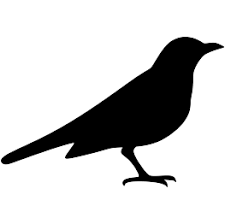
#> input picture img_1.png, 225 x 224 px
$ python main.py
#> lines starting #> are read from the running program, lines starting #| are printed output that depends on the picture; after the words box and inside, x2 and y2 are one past the last pixel; in counts of white or black regions, pixels touching at a corner belong together
import numpy as np
import cv2
import matplotlib.pyplot as plt
from matplotlib.animation import FuncAnimation
import sympy as sp

plt.switch_backend('TkAgg')

numOfVectors = 80 #will determine accuracy, should be even
vectorsFromZero = (numOfVectors) // 2
coefs = []
finalPoints = []
# Function to apply the complex exponential
def f(x):
    return points[int(len(points)*x)]
def integrate(k, dx):
    amount = int(1/dx)
    x = 0
    total = 0
    for i in range(amount):
        total += (((np.e)**(-2j * np.pi * k * x)) * f(x)) * dx
        x+=dx
    return total

def seriesAtVal(t):
    total = 0
    for i in range(-vectorsFromZero, vectorsFromZero+1):
        if i != 0: #removes the constant vector
            total += coefs[i+vectorsFromZero] * np.e ** (2j * np.pi * t * i)
    return total


# Step 1: Define the vertices of the square
# Load the image
image_path = 'img_1.png'
image = cv2.imread(image_path)
#> image is the input picture: shape (224, 225, 3); min 0, max 255, mean 204.6
gray = cv2.cvtColor(image, cv2.COLOR_BGR2GRAY)

# Apply edge detection
edges = cv2.Canny(gray, threshold1=50, threshold2=150)
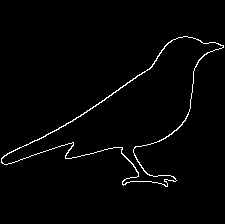
#> edges: shape (224, 225); 1.8% white in thin lines or dots, all inside (x1, y1, x2, y2) = (1, 36, 224, 187)

# Find contours
contours, _ = cv2.findContours(edges, cv2.RETR_EXTERNAL, cv2.CHAIN_APPROX_SIMPLE)
#> contours = 1 contour; box (x1, y1, x2, y2) and area: (1, 36, 224, 187) 10062

# Extract the points from the contours
points = []
for contour in contours:
    for point in contour:
        points.append(tuple(point[0]))  # point is a list containing the [x, y] coordinates
#> this loop made 1 pass
#> after the loop, points = 376 pairs, first value 1 to 223, second value 36 to 186


# Convert to numpy array for easier manipulation if needed
points = np.array(points)
points = [complex(x, -y) for x, y in points]
#> points = 376 items

real_parts = [z.real for z in points]
#> real_parts = 376 values, max 223 at index 356, min 1 at index 135, mean 115.1
imaginary_parts = [z.imag for z in points]
#> imaginary_parts = 376 values, max -36 at index 0, min -186 at index 249, mean -125.1
min_x, max_x = min(real_parts), max(real_parts)
#> min_x = 1; max_x = 223
min_y, max_y = min(imaginary_parts), max(imaginary_parts)
#> min_y = -186; max_y = -36

x_range = (max_x+min_x)/2
#> x_range = 112
y_range = (max_y+min_y)/2
#> y_range = -111
points = [point - x_range - y_range for point in points]
min_x -= x_range
#> min_x = -111
min_y -= y_range
#> min_y = -75
max_x -= x_range
#> max_x = 111
max_y -= y_range
#> max_y = 75

# Set up the figure and axis
# Set up the figure and subplots
fig, (ax1, ax2) = plt.subplots(1, 2, figsize=(12, 6))
ax1.imshow(cv2.cvtColor(image, cv2.COLOR_BGR2RGB))
ax1.axis('off')
ax1.set_title('Original Image')

if max_x > max_y:
    max_y = max_x
#> max_y = 111
    min_y = min_x
#> min_y = -111
else:
    max_x = max_y
    min_x = min_y
ax2.set_xlim(min_x*1.5, max_x*1.5)
ax2.set_ylim(min_y*1.5, max_y*1.5)
ax2.set_title(f'Fourier Drawing: {numOfVectors} vectors')

#Apply integrals to find coefficients
for k in range(-vectorsFromZero, vectorsFromZero + 1):
    coef = integrate(k, .01)
    coefs.append(coef)

#use the coefficients to generate points for the drawing
t = 0
for i in range(100):
    finalPoints.append(seriesAtVal(t))
    t += 1/100

real_parts = [c.real for c in finalPoints]
imaginary_parts = [c.imag for c in finalPoints]

# Initialize an empty line object to update during animation
line, = ax2.plot([], [], lw=2)

# Create line objects for each vector
vectors = [ax2.plot([], [], lw=1, color='blue')[0] for _ in range(numOfVectors+1)]
#> vectors = 81 items

# Initialize the plot data
def init():
    line.set_data([], [])
    ###
    for vector in vectors:
        vector.set_data([], [])
#> this loop made 81 passes
    return [line] + vectors
    ###

# Update the plot data
def update(frame):
    # Update the line data with the transformed points
    x = real_parts[:frame]
    y = imaginary_parts[:frame]
    line.set_data(x, y)

    ### Calculate the current position of each vector
    t = frame / len(real_parts)
    current_pos = 0
    for i, k in enumerate(range(-vectorsFromZero, vectorsFromZero + 1)):
        if k != 0:
            vector_end = current_pos + coefs[i] * np.e ** (2j * np.pi * t * k)
            vectors[i].set_data([current_pos.real, vector_end.real], [current_pos.imag, vector_end.imag])
            current_pos = vector_end


    return [line] + vectors
    ###

# Create the animation
ani = FuncAnimation(fig, update, frames=len(real_parts), init_func=init, blit=True, interval=60)
#> the loop in init (call 2), `for vector in vectors:` made 81 passes

# Show the plot
plt.show()
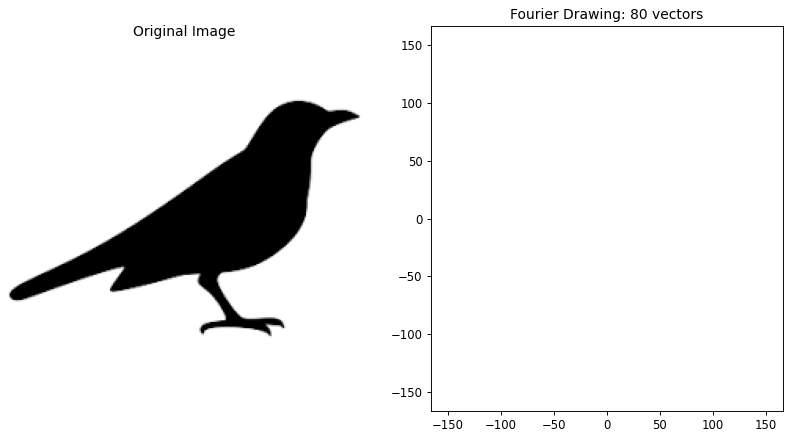
#> figure drawn by matplotlib, 2 panels

$ run again, with img.png copied over img_1.png
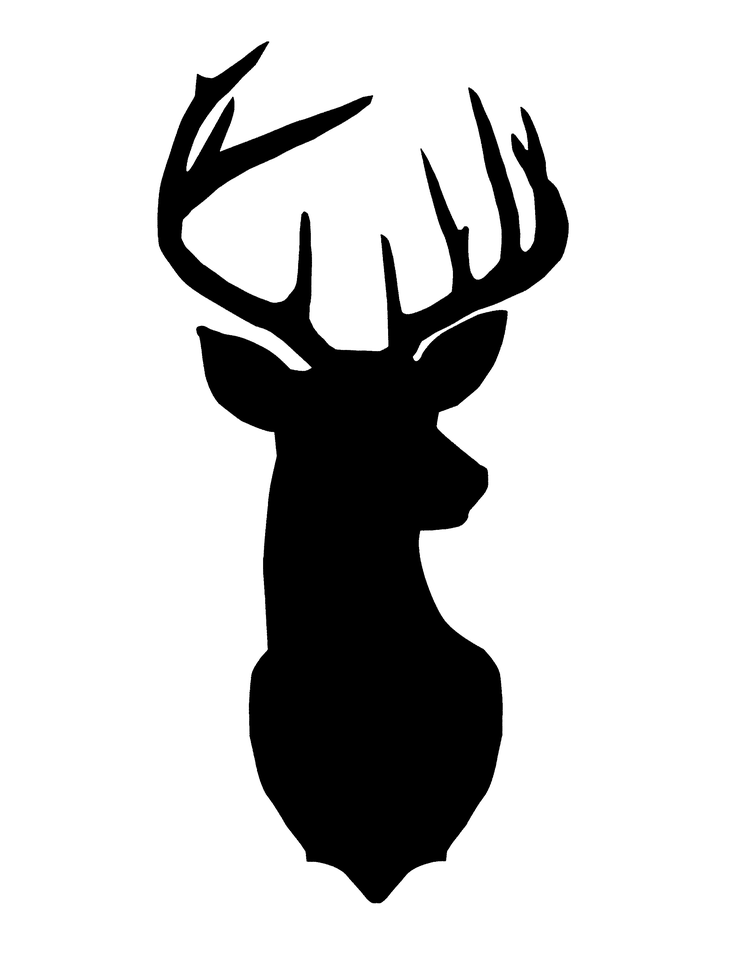
#> input picture img.png, 738 x 956 px, shrunk from 2550 x 3300 before the run
#> image is the input picture: shape (956, 738, 3); min 0, max 255, mean 202.8
#> `edges = cv2.Canny(gray, threshold1=50, threshold2=150)`:
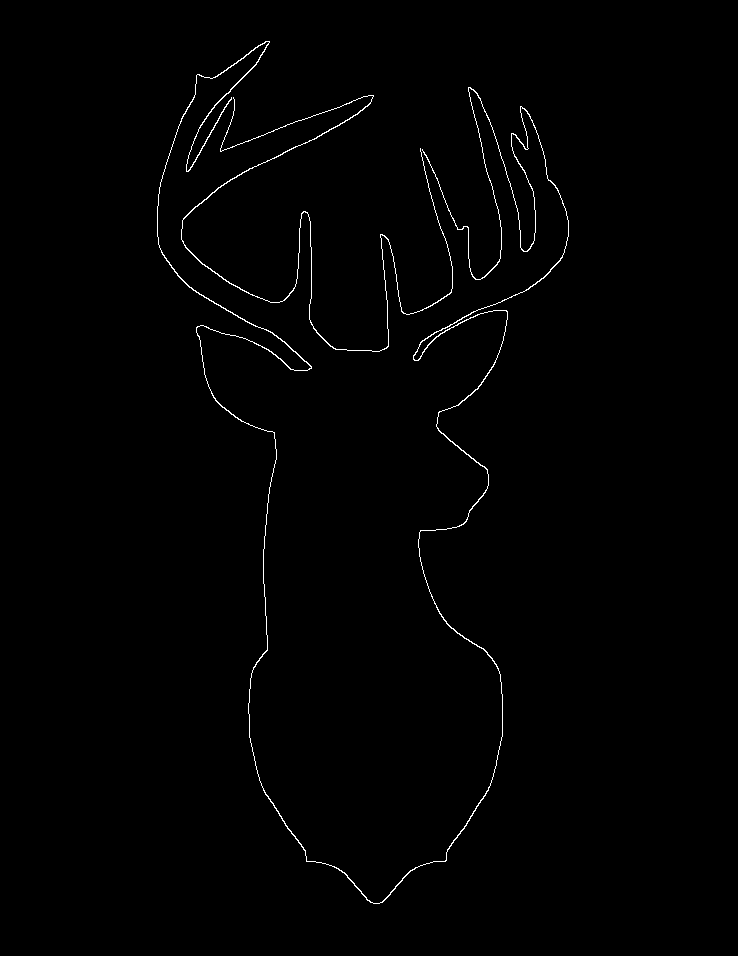
#> edges: shape (956, 738); 0.77% white in thin lines or dots, all inside (x1, y1, x2, y2) = (157, 41, 569, 904)
#> contours = 2 contours; box (x1, y1, x2, y2) and area: (157, 41, 569, 904) 868, (181, 95, 453, 352) 232
#> the loop `for contour in contours:` made 2 passes
#> after the loop `for contour in contours:`: points = 4149 pairs, first value 157 to 568, second value 41 to 903
#> `points = [complex(x, -y) for x, y in points]`: points = 4149 items
#> real_parts = 4149 values, max 568 at index 2105, min 157 at index 1215, mean 362.5
#> imaginary_parts = 4149 values, max -41 at index 1100, min -903 at index 1611, mean -313.7
#> `min_x, max_x = min(real_parts), max(real_parts)`: min_x = 157; max_x = 568
#> `min_y, max_y = min(imaginary_parts), max(imaginary_parts)`: min_y = -903; max_y = -41
#> x_range = 362.5
#> y_range = -472
#> `min_x -= x_range`: min_x = -205.5
#> `min_y -= y_range`: min_y = -431
#> `max_x -= x_range`: max_x = 205.5
#> `max_y -= y_range`: max_y = 431
#> `min_x = min_y`: min_x = -431
#> vectors = 81 items
#> the loop in init, `for vector in vectors:` made 81 passes
#> the loop in init (call 2), `for vector in vectors:` made 81 passes
#> `plt.show()`:
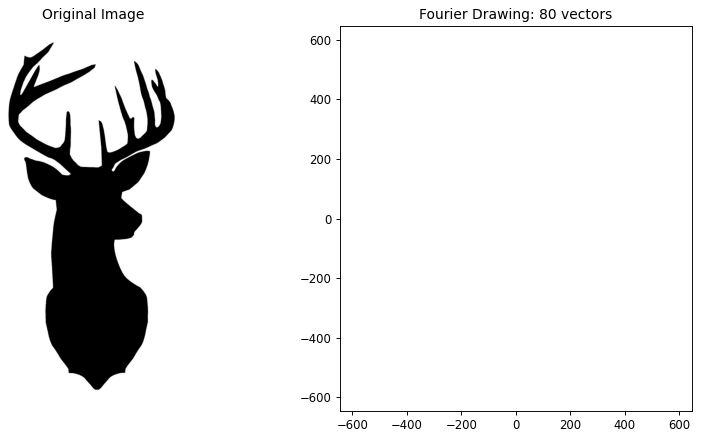
#> figure drawn by matplotlib, 2 panels
